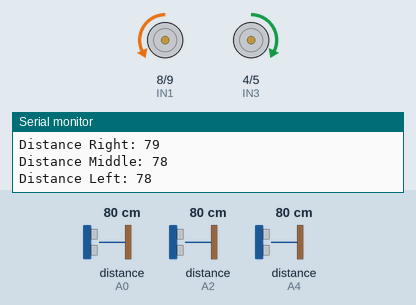
Simulated run of this sketch. Board: Arduino Uno, built with avr-gcc and run on an emulated ATmega328P. Shown: motor-driver pin pairs drawn as motors (green arrow = first pin HIGH = forward, orange = second pin HIGH = backward, longer = more drive, scaled by the enable pin), the last lines printed to the serial monitor. Wiring (inferred from the names in the program): 3 × ultrasonic range finder: trigger A1, echo A0 / trigger A3, echo A2 / trigger A5, echo A4. Inputs (shaded band) come from the test bench; at power-on: distance to the obstacle (sensors on A2, A0, A4) 80 cm. The echo pulse lasts 58.3 µs per cm.

Above: at 1.2 s.
1.3 s: distance to the obstacle (sensor on A2) set to 7 cm
2.8 s: distance to the obstacle (sensor on A2) set to 4 cm
At 3.6 s:
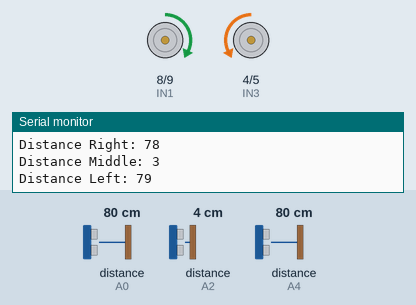
5.8 s: distance to the obstacle (sensor on A2) set to 9 cm
8.2 s: distance to the obstacle (sensor on A2) set to 2 cm
At 9.29 s:
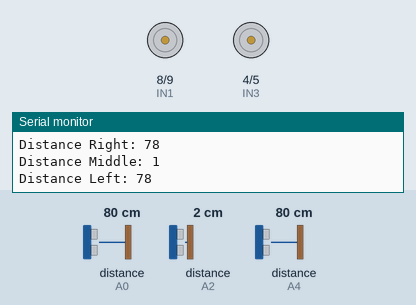
Timing chart, 0 to 12.2 s (numbered marks = the images above; inputs shaded):
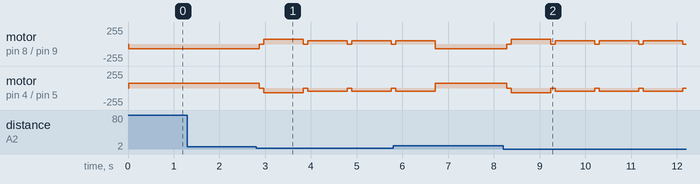

The sketch:

wallfollower.ino
```cpp
#define rightUltrasonicTrig A5
#define rightUltrasonicEcho A4
#define middleUltrasonicTrig A3
#define middleUltrasonicEcho A2
#define leftUltrasonicTrig A1
#define leftUltrasonicEcho A0
#define ENA 3
#define ENB 6
#define IN1 8
#define IN2 9
#define IN3 4
#define IN4 5
#define CONSTANT_SPEED_FORWARD 70
#define CONSTANT_SPEED_BACKWARD 50

long durationRight;
long durationMiddle;
long durationLeft;

int distanceRight;
int distanceMiddle;
int distanceLeft;
int irSensorValue;

int safeDistance = 15; // Adjust this value based on your robot and environment

int getDistance(int trigPin, int echoPin) {
  // Function to measure distance using an ultrasonic sensor

  // Clear the trigger pin
  digitalWrite(trigPin, LOW);
  delayMicroseconds(2);

  // Send a 10 microsecond pulse to the trigger pin
  digitalWrite(trigPin, HIGH);
  delayMicroseconds(2);
  digitalWrite(trigPin, LOW);

  // Measure the pulse duration on the echo pin
  long duration = pulseIn(echoPin, HIGH);

  // Calculate distance using the speed of sound
  int distance = duration * 0.034 / 2;

  return distance;
}

void motorControl(bool leftDir, int leftSpeed, bool rightDir, int rightSpeed) {
  // Control both motors independently
  digitalWrite(IN1, !leftDir);
  digitalWrite(IN2, leftDir);
  analogWrite(ENA, leftSpeed);

  digitalWrite(IN3, rightDir);
  digitalWrite(IN4, !rightDir);
  analogWrite(ENB, rightSpeed);
}

void moveForward() {
  // If the middle sensor has a clear path, move forward
  motorControl(true, CONSTANT_SPEED_FORWARD, true, CONSTANT_SPEED_FORWARD);
}

void moveBackward() {
  // If the middle sensor has a clear path, move forward
  motorControl(false, CONSTANT_SPEED_BACKWARD, false, CONSTANT_SPEED_BACKWARD);
}

void turnLeft() {
  // Adjust left to follow the wall
  motorControl(true, CONSTANT_SPEED_FORWARD, true, 0);
  delay(100);
}

void turnRight() {
  // Adjust right to follow the wall
  motorControl(true, 0, true, CONSTANT_SPEED_FORWARD);
  delay(100);
}

void stop(){
  motorControl(true, 0, true, 0);
}

void setup() {
  // put your setup code here, to run once:
  pinMode(rightUltrasonicTrig, OUTPUT);
  pinMode(middleUltrasonicTrig, OUTPUT);
  pinMode(leftUltrasonicTrig, OUTPUT);
  pinMode(rightUltrasonicEcho, INPUT);
  pinMode(middleUltrasonicEcho, INPUT);
  pinMode(leftUltrasonicEcho, INPUT);
  Serial.begin(115200);

  pinMode(ENA, OUTPUT);
  pinMode(ENB, OUTPUT);
  pinMode(IN1, OUTPUT);
  pinMode(IN2, OUTPUT);
  pinMode(IN3, OUTPUT);
  pinMode(IN4, OUTPUT);
}

void loop() {
  // put your main code here, to run repeatedly:
  // Measure distance for sensors
  distanceRight = getDistance(rightUltrasonicTrig, rightUltrasonicEcho);
  Serial.print("Distance Right: ");
  Serial.println(distanceRight);

  distanceMiddle = getDistance(middleUltrasonicTrig, middleUltrasonicEcho);
  Serial.print("Distance Middle: ");
  Serial.println(distanceMiddle);

  distanceLeft = getDistance(leftUltrasonicTrig, leftUltrasonicEcho);
  Serial.print("Distance Left: ");
  Serial.println(distanceLeft);


  if (distanceMiddle < 5 ) {
    stop();
    delay(100);
    moveBackward();
    delay(750);
  } else if (distanceMiddle <= safeDistance && (distanceLeft <= 15 || distanceRight <= 15)) {
    stop();
    if (distanceMiddle <= 15){
      if (distanceMiddle <= 5 && distanceLeft <= distanceRight) {
        moveBackward();
        delay(750);
        turnRight();
      } else if (distanceMiddle <= 5 && distanceRight <= distanceLeft) {
        moveBackward();
        delay(750);
        turnLeft();
      }
    }
  } else if (distanceLeft <= 15) {
    turnRight();
  } else if (distanceRight <= 15) {
    turnLeft();
  } else {
    moveForward();
  }

  // // Add delay for stability and to avoid rapid changes in motor speed
  delay(100);
}
```

Measured:
- the behaviour switches between 6 and 5 cm on distance to the obstacle (sensor on A2) (found by bisection; images 0 and 1)
